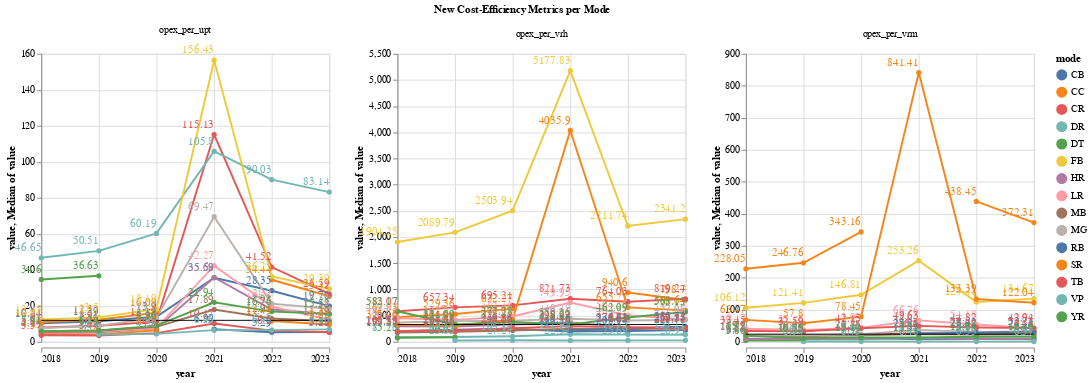

Notebook code cell kept with this figure:
### Code cell
make_line(by_mode_long[by_mode_long["variable"].isin(cost_eff)], 
          x_col= "year:T", 
          y_col= "value",
          facet= "variable:N",
          color= "mode:N",
          title= "New Cost-Efficiency Metrics per Mode",
          ind_axis=True
         )

### Figure 1 — Vega-Lite specification as saved in the notebook (floating-point values rounded to 4 significant figures; data arrays with more than 128 entries replaced by an {"elided": "..."} marker saying what was removed)
{"config": {"view": {"continuousWidth": 300, "continuousHeight": 300}}, "data": {"name": "data-251dc5516212f4cf7cac00b42e8cbc73"}, "facet": {"field": "variable", "title": "New Cost-Efficiency Metrics per Mode", "type": "nominal"}, "spec": {"layer": [{"mark": {"type": "line", "point": true}, "encoding": {"color": {"field": "mode", "type": "nominal"}, "tooltip": [{"field": "year", "type": "temporal"}, {"field": "value", "type": "quantitative"}, {"field": "mode", "type": "nominal"}], "x": {"field": "year", "type": "temporal"}, "y": {"field": "value", "type": "quantitative"}}}, {"mark": {"type": "rule"}, "encoding": {"y": {"aggregate": "median", "field": "value", "type": "quantitative"}}}, {"mark": {"type": "text", "align": "right", "dy": -10}, "encoding": {"color": {"field": "mode", "type": "nominal"}, "text": {"field": "value", "type": "quantitative"}, "x": {"field": "year", "type": "temporal"}, "y": {"field": "value", "type": "quantitative"}}}]}, "columns": 3, "resolve": {"scale": {"y": "independent"}}, "$schema": "https://vega.github.io/schema/vega-lite/v5.20.1.json", "datasets": {"data-251dc5516212f4cf7cac00b42e8cbc73": {"elided": "255 records"}}}
